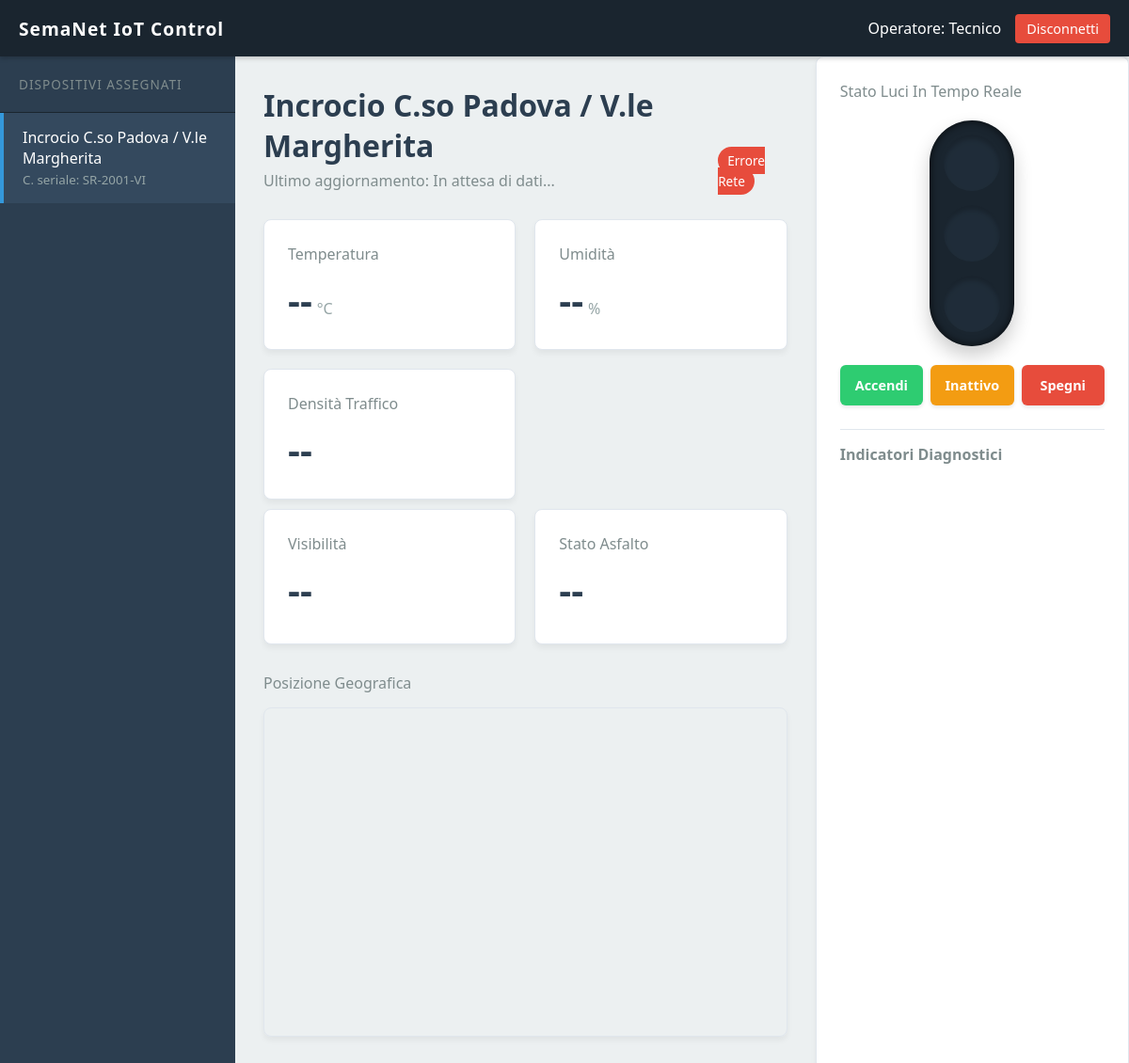
Screenshot of /dashboard.php (signed in) with the database file from the repository.
### tables this page shows
CREATE TABLE IF NOT EXISTS `semafori` (
  `id` bigint(20) NOT NULL AUTO_INCREMENT,
  `codice_seriale` varchar(100) NOT NULL,
  `nome_incrocio` varchar(150) NOT NULL,
  `password` varchar(255) NOT NULL,
  `latitudine` decimal(10,8) DEFAULT NULL,
  `longitudine` decimal(11,8) DEFAULT NULL,
  `creato_at` timestamp NOT NULL DEFAULT current_timestamp(),
  `aggiornato_at` timestamp NOT NULL DEFAULT current_timestamp() ON UPDATE current_timestamp(),
  PRIMARY KEY (`id`),
  UNIQUE KEY `codice_seriale` (`codice_seriale`),
  KEY `idx_seriale` (`codice_seriale`)
);

### dashboard.php (the view, shortened to what this page needs)
<?php
require_once 'db.php';
$ruolo = $_SESSION['ruolo_id'];
$utente_id = $_SESSION['utente_id'];
if ($ruolo == 1) {
    $stmt = $pdo->query("SELECT id, codice_seriale, nome_incrocio, latitudine, longitudine FROM semafori ORDER BY id ASC");
} else {
    $stmt = $pdo->prepare("
        SELECT s.id, s.codice_seriale, s.nome_incrocio, s.latitudine, s.longitudine
        FROM semafori s
        JOIN semafori_manutentori sm ON s.id = sm.semaforo_id
        WHERE sm.utente_id = ?
        ORDER BY s.id ASC
    ");
    $stmt->execute([$utente_id]);
}
$semafori = $stmt->fetchAll(PDO::FETCH_ASSOC);
$primo_semaforo = $semafori[0] ?? null;
?>
<!DOCTYPE html>
<html lang="it">
<head>
    <link rel="stylesheet" href="style.css">
</head>
<body>
<?php
require_once 'navbar.php';
?>
<div class="app-container">
    <aside class="sidebar">
        <div class="sidebar-title">Dispositivi Assegnati</div>
        <div id="lista-semafori">
            <?php foreach ($semafori as $s): ?>
                <div class="semaforo-item <?php echo ($primo_semaforo && $s['id'] == $primo_semaforo['id']) ? 'active' : ''; ?>"
                     data-id="<?php echo $s['id']; ?>"
                     data-nome="<?php echo htmlspecialchars($s['nome_incrocio']); ?>"
                     data-lat="<?php echo htmlspecialchars($s['latitudine']); ?>"
                     data-lng="<?php echo htmlspecialchars($s['longitudine']); ?>">
                    <?php echo htmlspecialchars($s['nome_incrocio']); ?><br>
                    <small style="color: #95a5a6;">C. seriale: <?php echo htmlspecialchars($s['codice_seriale']); ?></small>
                </div>
            <?php endforeach; ?>
        </div>
    </aside>
    <main class="main-content">
        <?php if ($primo_semaforo): ?>
            <div class="header-dati">
                <div>
                    <h1 id="titolo-incrocio"><?php echo htmlspecialchars($primo_semaforo['nome_incrocio']); ?></h1>
                    <p style="color: #7f8c8d; margin-top: 5px;">Ultimo aggiornamento: <span id="timestamp">In attesa di dati...</span></p>
                </div>
                <div>
                    <span class="status-badge" id="stato-connessione">Connesso</span>
                </div>
            </div>
            <div class="sensor-grid">
                <div class="card">
                    <h3>Temperatura</h3>
                    <span class="valore" id="val_temp">--</span><span class="unita">°C</span>
                </div>
                <div class="card">
                    <h3>Umidità</h3>
                    <span class="valore" id="val_umid">--</span><span class="unita">%</span>
                </div>
                <div class="card">
                    <h3>Densità Traffico</h3>
                    <span class="valore" id="val_traffico">--</span><span class="unita"></span>
                </div>
            </div>
            <div class="sensor-grid">
                <div class="card">
                    <h3>Visibilità</h3>
                    <span class="valore" id="val_visibilita" >--</span>
                </div>
                <div class="card">
                    <h3>Stato Asfalto</h3>
                    <span class="valore" id="val_pioggia">--</span>
                </div>
            </div>
            <div class="map-container" style="margin-top: 30px;">
                <h3 style="margin-bottom: 15px; color: #7f8c8d; font-size: 1rem; font-weight: 500;">Posizione Geografica</h3>
                <?php if ($primo_semaforo): ?>
                    <iframe id="mappa-google"
                            width="100%"
                            height="350"
                            style="border: 1px solid #e0e6ed; border-radius: 8px; box-shadow: 0 4px 6px rgba(0,0,0,0.05);"
                            loading="lazy"
                            allowfullscreen
                            src="https://maps.google.com/maps?q=<?php echo $primo_semaforo['latitudine']; ?>,<?php echo $primo_semaforo['longitudine']; ?>+(Semaforo:+<?php echo urlencode($primo_semaforo['codice_seriale']); ?>)&z=18&output=embed">
                    </iframe>
                <?php endif; ?>
            </div>
        <?php else: ?>
            <h2>Nessun dispositivo assegnato</h2>
            <p>Contatta l'amministratore di sistema per richiedere l'assegnazione dei semafori.</p>
        <?php endif; ?>
    </main>
    <div class="card" style="text-align: left;">
        <h3>Stato Luci In Tempo Reale</h3>
        <div class="semaforo-grafico">
            <div class="luce rossa" id="luce-rosso"></div>
            <div class="luce gialla" id="luce-giallo"></div>
            <div class="luce verde" id="luce-verde"></div>
        </div>
        <div class="pulsantiera-semaforo">
            <button class="btn-power btn-accendi" onclick="impostaStatoSemaforo('attivo')">
                Accendi
            </button>
            <button class="btn-power btn-inattivo" onclick="impostaStatoSemaforo('inattivo')">
                Inattivo
            </button>
            <button class="btn-power btn-spegni" onclick="impostaStatoSemaforo('spento')">
                Spegni
            </button>
        </div>
        <div style="margin-top: 25px; border-top: 1px solid #e0e6ed; padding-top: 15px;">
            <h4 style="color: #7f8c8d; margin-bottom: 10px; font-size: 1rem; text-align: left;">Indicatori Diagnostici</h4>
        </div>
    </div>
</div>
</body>
</html>

### style.css (style rules this page uses)
:root { --nav-bg: #1a252f; --side-bg: #2c3e50; --side-hover: #34495e; --accent: #3498db; --bg-main: #ecf0f1; --text-dark: #2c3e50; --text-light: #bdc3c7; --card-bg: #ffffff; }
* { box-sizing: border-box; margin: 0; padding: 0; font-family: 'Segoe UI', system-ui, sans-serif; }
body { background-color: var(--bg-main); color: var(--text-dark); display: flex; flex-direction: column; height: 100vh; overflow: hidden; }
.app-container { display: flex; flex: 1; height: calc(100vh - 60px); }
.sidebar { width: 250px; background-color: var(--side-bg); color: var(--text-light); display: flex; flex-direction: column; overflow-y: auto; }
.sidebar-title { padding: 20px; font-size: 0.85rem; text-transform: uppercase; letter-spacing: 1px; color: #7f8c8d; border-bottom: 1px solid #1a252f; }
.semaforo-item { padding: 15px 20px; cursor: pointer; border-left: 4px solid transparent; transition: all 0.2s; }
.semaforo-item.active { background-color: var(--side-hover); border-left-color: var(--accent); color: white; font-weight: 500; }
.main-content { flex: 1; padding: 30px; overflow-y: auto; }
.header-dati { margin-bottom: 30px; display: flex; justify-content: space-between; align-items: flex-end; }
.sensor-grid { display: grid; grid-template-columns: repeat(auto-fit, minmax(250px, 1fr)); gap: 20px; margin-top: 10px; }
.card { background-color: var(--card-bg); padding: 25px; border-radius: 8px; box-shadow: 0 4px 6px rgba(0,0,0,0.05); border: 1px solid #e0e6ed; }
.card h3 { font-size: 1rem; color: #7f8c8d; margin-bottom: 10px; font-weight: 500; }
.card .valore { font-size: 2.5rem; font-weight: 700; color: var(--text-dark); }
.unita { font-size: 1rem; color: #95a5a6; margin-left: 5px; }
.status-badge { padding: 5px 10px; border-radius: 20px; font-size: 0.85rem; background-color: #2ecc71; color: white; }
.semaforo-grafico { background-color: #1a252f; width: 90px; padding: 15px; border-radius: 50px; display: flex; flex-direction: column; gap: 15px; align-items: center; box-shadow: inset 0 0 10px rgba(0,0,0,0.8), 0 10px 20px rgba(0,0,0,0.2); margin: 20px auto; }
.luce { width: 60px; height: 60px; border-radius: 50%; background-color: #2c3e50; opacity: 0.3; transition: all 0.3s ease; box-shadow: inset 0 5px 5px rgba(0,0,0,0.5); }
.pulsantiera-semaforo { display: flex; gap: 8px; margin-top: 20px; }
.btn-power { flex: 1; padding: 12px 5px; border: none; border-radius: 6px; font-size: 0.9rem; font-weight: 600; cursor: pointer; color: white; transition: transform 0.1s, opacity 0.2s; box-shadow: 0 2px 4px rgba(0,0,0,0.1); text-align: center; }
.btn-accendi { background-color: #2ecc71; }
.btn-inattivo { background-color: #f39c12; }
.btn-spegni { background-color: #e74c3c; }

### rows the page displays
semafori: nome_incrocio "Incrocio C.so Padova / V.le Margherita", codice_seriale "SR-2001-VI"

### other values shown
$etichetta_ruolo "Tecnico"
